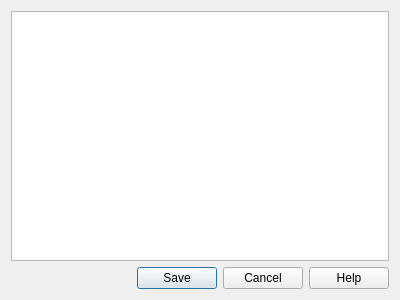
<?xml version="1.0" encoding="UTF-8"?>
<ui version="4.0">
 <class>ProgramEditDialog</class>
 <widget class="QDialog" name="ProgramEditDialog">
  <property name="geometry">
   <rect>
    <x>0</x>
    <y>0</y>
    <width>400</width>
    <height>300</height>
   </rect>
  </property>
  <property name="windowTitle">
   <string>Dialog</string>
  </property>
  <layout class="QVBoxLayout" name="verticalLayout">
   <item>
    <widget class="QTextEdit" name="textEdit"/>
   </item>
   <item>
    <widget class="QDialogButtonBox" name="buttonBox">
     <property name="standardButtons">
      <set>QDialogButtonBox::Cancel|QDialogButtonBox::Help|QDialogButtonBox::Save</set>
     </property>
    </widget>
   </item>
  </layout>
 </widget>
 <resources/>
 <connections/>
</ui>
